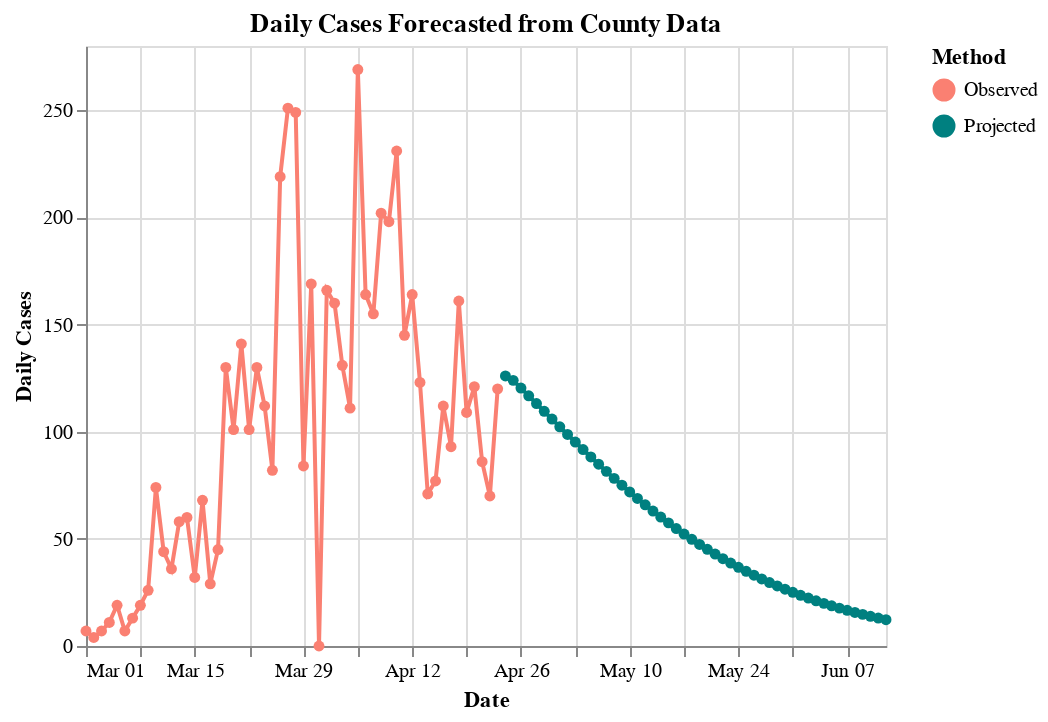

Notebook code cell kept with this figure:
### Code cell
DATE_FORMAT = "%b %d"
y_scale = alt.Scale(
#    domain = (0, 40),
#    clamp = True,
)

d = nyc.copy()

# Zero cases where we have forecast
d.cases.loc[d.fcst==1] = np.nan
# Zero infected where we have county
d.i.loc[d.fcst==0] = np.nan

# Rename columns
pcn = {
 'date':'Date',
 'ML':'R_t',
 'Low_75':'Low_75',
 'High_75':'High_75',
 'cases':'Observed',
 'smoothed':'SmoothedDailyCases',
 'fcst':'fcst',
 'prd_ets':'ETS',
 's':'Susceptible',
 'i':'Projected',
 'r':'Recovered'
}
d = d.rename(columns=pcn)

# 
x = dict(shorthand="Date:T", title="Date", axis=alt.Axis(format=(DATE_FORMAT)))
y = dict(shorthand="Fit:Q", title="Daily Cases", scale=y_scale)
plot_columns = ["Observed", "Projected"]
color = alt.Color("Method:N", 
                  scale=alt.Scale(domain=plot_columns,
                                  range=["salmon", "teal"]))

p1 = (
    alt.Chart(data = d, title = "Daily Cases Forecasted from County Data")
    .transform_fold(fold=plot_columns, as_=["Method", "Fit"])
    .encode(x=alt.X(**x), y=alt.Y(**y), color=color)
    .mark_line(point=True)
)

alt.vconcat(p1)

### Figure 1 — Vega-Lite specification as saved in the notebook (floating-point values rounded to 4 significant figures)
{"config": {"view": {"continuousWidth": 400, "continuousHeight": 300}}, "vconcat": [{"mark": {"type": "line", "point": true}, "encoding": {"color": {"type": "nominal", "field": "Method", "scale": {"domain": ["Observed", "Projected"], "range": ["salmon", "teal"]}}, "x": {"type": "temporal", "axis": {"format": "%b %d"}, "field": "Date", "title": "Date"}, "y": {"type": "quantitative", "field": "Fit", "scale": {}, "title": "Daily Cases"}}, "title": "Daily Cases Forecasted from County Data", "transform": [{"fold": ["Observed", "Projected"], "as": ["Method", "Fit"]}]}], "data": {"name": "data-16bf553728d9f4744d0cb8cbe55bbe1d"}, "$schema": "https://vega.github.io/schema/vega-lite/v4.8.1.json", "datasets": {"data-16bf553728d9f4744d0cb8cbe55bbe1d": [{"Date": "2020-03-01T00:00:00", "R_t": 3.0, "Low_75": 1.3, "High_75": 5.44, "Observed": 7.0, "SmoothedDailyCases": 6.0, "fcst": 0.0, "ETS": null, "Susceptible": null, "Projected": null, "Recovered": null}, {"Date": "2020-03-02T00:00:00", "R_t": 2.74, "Low_75": 1.35, "High_75": 4.31, "Observed": 4.0, "SmoothedDailyCases": 7.0, "fcst": 0.0, "ETS": null, "Susceptible": null, "Projected": null, "Recovered": null}, {"Date": "2020-03-03T00:00:00", "R_t": 2.57, "Low_75": 1.31, "High_75": 3.83, "Observed": 7.0, "SmoothedDailyCases": 8.0, "fcst": 0.0, "ETS": null, "Susceptible": null, "Projected": null, "Recovered": null}, {"Date": "2020-03-04T00:00:00", "R_t": 2.57, "Low_75": 1.42, "High_75": 3.71, "Observed": 11.0, "SmoothedDailyCases": 10.0, "fcst": 0.0, "ETS": null, "Susceptible": 2253000.0, "Projected": null, "Recovered": 0.0}, {"Date": "2020-03-05T00:00:00", "R_t": 2.52, "Low_75": 1.42, "High_75": 3.51, "Observed": 19.0, "SmoothedDailyCases": 12.0, "fcst": 0.0, "ETS": null, "Susceptible": 2253000.0, "Projected": null, "Recovered": 1.964}, {"Date": "2020-03-06T00:00:00", "R_t": 2.43, "Low_75": 1.41, "High_75": 3.33, "Observed": 7.0, "SmoothedDailyCases": 14.0, "fcst": 0.0, "ETS": null, "Susceptible": 2253000.0, "Projected": null, "Recovered": 4.149}, {"Date": "2020-03-07T00:00:00", "R_t": 2.67, "Low_75": 1.71, "High_75": 3.5, "Observed": 13.0, "SmoothedDailyCases": 20.0, "fcst": 0.0, "ETS": 2.681, "Susceptible": 2253000.0, "Projected": null, "Recovered": 6.578}, {"Date": "2020-03-08T00:00:00", "R_t": 2.79, "Low_75": 1.91, "High_75": 3.53, "Observed": 19.0, "SmoothedDailyCases": 27.0, "fcst": 0.0, "ETS": 2.516, "Susceptible": 2253000.0, "Projected": null, "Recovered": 9.272}, {"Date": "2020-03-09T00:00:00", "R_t": 2.74, "Low_75": 1.94, "High_75": 3.4, "Observed": 26.0, "SmoothedDailyCases": 34.0, "fcst": 0.0, "ETS": 2.699, "Susceptible": 2253000.0, "Projected": null, "Recovered": 12.24}, {"Date": "2020-03-10T00:00:00", "R_t": 2.66, "Low_75": 1.99, "High_75": 3.31, "Observed": 74.0, "SmoothedDailyCases": 42.0, "fcst": 0.0, "ETS": 2.672, "Susceptible": 2253000.0, "Projected": null, "Recovered": 15.56}, {"Date": "2020-03-11T00:00:00", "R_t": 2.41, "Low_75": 1.77, "High_75": 2.99, "Observed": 44.0, "SmoothedDailyCases": 47.0, "fcst": 0.0, "ETS": 2.604, "Susceptible": 2253000.0, "Projected": null, "Recovered": 19.31}, {"Date": "2020-03-12T00:00:00", "R_t": 2.11, "Low_75": 1.46, "High_75": 2.62, "Observed": 36.0, "SmoothedDailyCases": 49.0, "fcst": 0.0, "ETS": 2.343, "Susceptible": 2253000.0, "Projected": null, "Recovered": 23.52}, {"Date": "2020-03-13T00:00:00", "R_t": 1.9, "Low_75": 1.32, "High_75": 2.43, "Observed": 58.0, "SmoothedDailyCases": 51.0, "fcst": 0.0, "ETS": 2.029, "Susceptible": 2253000.0, "Projected": null, "Recovered": 28.24}, {"Date": "2020-03-14T00:00:00", "R_t": 1.61, "Low_75": 1.03, "High_75": 2.12, "Observed": 60.0, "SmoothedDailyCases": 49.0, "fcst": 0.0, "ETS": 1.82, "Susceptible": 2253000.0, "Projected": null, "Recovered": 33.42}, {"Date": "2020-03-15T00:00:00", "R_t": 1.44, "Low_75": 0.83, "High_75": 1.92, "Observed": 32.0, "SmoothedDailyCases": 48.0, "fcst": 0.0, "ETS": 1.522, "Susceptible": 2253000.0, "Projected": null, "Recovered": 39.02}, {"Date": "2020-03-16T00:00:00", "R_t": 1.5, "Low_75": 0.91, "High_75": 1.99, "Observed": 68.0, "SmoothedDailyCases": 53.0, "fcst": 0.0, "ETS": 1.36, "Susceptible": 2253000.0, "Projected": null, "Recovered": 44.98}, {"Date": "2020-03-17T00:00:00", "R_t": 1.59, "Low_75": 1.02, "High_75": 2.08, "Observed": 29.0, "SmoothedDailyCases": 60.0, "fcst": 0.0, "ETS": 1.452, "Susceptible": 2253000.0, "Projected": null, "Recovered": 51.2}, {"Date": "2020-03-18T00:00:00", "R_t": 1.84, "Low_75": 1.26, "High_75": 2.29, "Observed": 45.0, "SmoothedDailyCases": 74.0, "fcst": 0.0, "ETS": 1.568, "Susceptible": 2253000.0, "Projected": null, "Recovered": 57.61}, {"Date": "2020-03-19T00:00:00", "R_t": 2.0, "Low_75": 1.45, "High_75": 2.43, "Observed": 130.0, "SmoothedDailyCases": 90.0, "fcst": 0.0, "ETS": 1.854, "Susceptible": 2253000.0, "Projected": null, "Recovered": 64.25}, {"Date": "2020-03-20T00:00:00", "R_t": 2.01, "Low_75": 1.52, "High_75": 2.44, "Observed": 101.0, "SmoothedDailyCases": 104.0, "fcst": 0.0, "ETS": 2.028, "Susceptible": 2253000.0, "Projected": null, "Recovered": 71.18}, {"Date": "2020-03-21T00:00:00", "R_t": 1.88, "Low_75": 1.4, "High_75": 2.28, "Observed": 141.0, "SmoothedDailyCases": 114.0, "fcst": 0.0, "ETS": 2.03, "Susceptible": 2253000.0, "Projected": null, "Recovered": 78.51}, {"Date": "2020-03-22T00:00:00", "R_t": 1.62, "Low_75": 1.13, "High_75": 1.99, "Observed": 101.0, "SmoothedDailyCases": 116.0, "fcst": 0.0, "ETS": 1.879, "Susceptible": 2253000.0, "Projected": null, "Recovered": 86.38}, {"Date": "2020-03-23T00:00:00", "R_t": 1.49, "Low_75": 1.05, "High_75": 1.89, "Observed": 130.0, "SmoothedDailyCases": 120.0, "fcst": 0.0, "ETS": 1.589, "Susceptible": 2253000.0, "Projected": null, "Recovered": 94.8}, {"Date": "2020-03-24T00:00:00", "R_t": 1.59, "Low_75": 1.13, "High_75": 1.96, "Observed": 112.0, "SmoothedDailyCases": 134.0, "fcst": 0.0, "ETS": 1.454, "Susceptible": 2253000.0, "Projected": null, "Recovered": 103.8}, {"Date": "2020-03-25T00:00:00", "R_t": 1.75, "Low_75": 1.32, "High_75": 2.12, "Observed": 82.0, "SmoothedDailyCases": 155.0, "fcst": 0.0, "ETS": 1.577, "Susceptible": 2253000.0, "Projected": null, "Recovered": 113.1}, {"Date": "2020-03-26T00:00:00", "R_t": 1.75, "Low_75": 1.34, "High_75": 2.11, "Observed": 219.0, "SmoothedDailyCases": 173.0, "fcst": 0.0, "ETS": 1.76, "Susceptible": 2253000.0, "Projected": null, "Recovered": 122.8}, {"Date": "2020-03-27T00:00:00", "R_t": 1.64, "Low_75": 1.22, "High_75": 1.97, "Observed": 251.0, "SmoothedDailyCases": 185.0, "fcst": 0.0, "ETS": 1.757, "Susceptible": 2253000.0, "Projected": null, "Recovered": 132.9}, {"Date": "2020-03-28T00:00:00", "R_t": 1.23, "Low_75": 0.82, "High_75": 1.56, "Observed": 249.0, "SmoothedDailyCases": 174.0, "fcst": 0.0, "ETS": 1.632, "Susceptible": 2252000.0, "Projected": null, "Recovered": 143.5}, {"Date": "2020-03-29T00:00:00", "R_t": 0.9, "Low_75": 0.49, "High_75": 1.24, "Observed": 84.0, "SmoothedDailyCases": 158.0, "fcst": 0.0, "ETS": 1.177, "Susceptible": 2252000.0, "Projected": null, "Recovered": 154.7}, {"Date": "2020-03-30T00:00:00", "R_t": 0.58, "Low_75": 0.19, "High_75": 0.92, "Observed": 169.0, "SmoothedDailyCases": 136.0, "fcst": 0.0, "ETS": 0.8253, "Susceptible": 2252000.0, "Projected": null, "Recovered": 166.4}, {"Date": "2020-03-31T00:00:00", "R_t": 0.46, "Low_75": 0.07, "High_75": 0.78, "Observed": 0.0, "SmoothedDailyCases": 123.0, "fcst": 0.0, "ETS": 0.4918, "Susceptible": 2252000.0, "Projected": null, "Recovered": 178.3}, {"Date": "2020-04-01T00:00:00", "R_t": 0.54, "Low_75": 0.14, "High_75": 0.89, "Observed": 166.0, "SmoothedDailyCases": 119.0, "fcst": 0.0, "ETS": 0.3857, "Susceptible": 2252000.0, "Projected": null, "Recovered": 190.2}, {"Date": "2020-04-02T00:00:00", "R_t": 1.01, "Low_75": 0.56, "High_75": 1.4, "Observed": 160.0, "SmoothedDailyCases": 136.0, "fcst": 0.0, "ETS": 0.4985, "Susceptible": 2252000.0, "Projected": null, "Recovered": 201.6}, {"Date": "2020-04-03T00:00:00", "R_t": 1.24, "Low_75": 0.78, "High_75": 1.6, "Observed": 131.0, "SmoothedDailyCases": 149.0, "fcst": 0.0, "ETS": 1.036, "Susceptible": 2252000.0, "Projected": null, "Recovered": 212.7}, {"Date": "2020-04-04T00:00:00", "R_t": 1.42, "Low_75": 0.98, "High_75": 1.77, "Observed": 111.0, "SmoothedDailyCases": 165.0, "fcst": 0.0, "ETS": 1.285, "Susceptible": 2252000.0, "Projected": null, "Recovered": 223.3}, {"Date": "2020-04-05T00:00:00", "R_t": 1.38, "Low_75": 0.95, "High_75": 1.72, "Observed": 269.0, "SmoothedDailyCases": 173.0, "fcst": 0.0, "ETS": 1.471, "Susceptible": 2252000.0, "Projected": null, "Recovered": 234.0}, {"Date": "2020-04-06T00:00:00", "R_t": 1.34, "Low_75": 0.93, "High_75": 1.68, "Observed": 164.0, "SmoothedDailyCases": 180.0, "fcst": 0.0, "ETS": 1.411, "Susceptible": 2252000.0, "Projected": null, "Recovered": 244.8}, {"Date": "2020-04-07T00:00:00", "R_t": 1.34, "Low_75": 0.93, "High_75": 1.67, "Observed": 155.0, "SmoothedDailyCases": 189.0, "fcst": 0.0, "ETS": 1.356, "Susceptible": 2252000.0, "Projected": null, "Recovered": 256.0}, {"Date": "2020-04-08T00:00:00", "R_t": 1.25, "Low_75": 0.85, "High_75": 1.58, "Observed": 202.0, "SmoothedDailyCases": 192.0, "fcst": 0.0, "ETS": 1.351, "Susceptible": 2252000.0, "Projected": null, "Recovered": 267.5}, {"Date": "2020-04-09T00:00:00", "R_t": 1.09, "Low_75": 0.69, "High_75": 1.42, "Observed": 198.0, "SmoothedDailyCases": 188.0, "fcst": 0.0, "ETS": 1.247, "Susceptible": 2252000.0, "Projected": null, "Recovered": 279.3}, {"Date": "2020-04-10T00:00:00", "R_t": 0.99, "Low_75": 0.6, "High_75": 1.33, "Observed": 231.0, "SmoothedDailyCases": 183.0, "fcst": 0.0, "ETS": 1.069, "Susceptible": 2252000.0, "Projected": null, "Recovered": 291.3}, {"Date": "2020-04-11T00:00:00", "R_t": 0.77, "Low_75": 0.35, "High_75": 1.09, "Observed": 145.0, "SmoothedDailyCases": 168.0, "fcst": 0.0, "ETS": 0.9644, "Susceptible": 2252000.0, "Projected": null, "Recovered": 303.6}, {"Date": "2020-04-12T00:00:00", "R_t": 0.48, "Low_75": 0.09, "High_75": 0.78, "Observed": 164.0, "SmoothedDailyCases": 145.0, "fcst": 0.0, "ETS": 0.7269, "Susceptible": 2252000.0, "Projected": null, "Recovered": 315.9}, {"Date": "2020-04-13T00:00:00", "R_t": 0.3, "Low_75": 0.0, "High_75": 0.59, "Observed": 123.0, "SmoothedDailyCases": 125.0, "fcst": 0.0, "ETS": 0.4169, "Susceptible": 2252000.0, "Projected": null, "Recovered": 328.2}, {"Date": "2020-04-14T00:00:00", "R_t": 0.21, "Low_75": 0.0, "High_75": 0.51, "Observed": 71.0, "SmoothedDailyCases": 106.0, "fcst": 0.0, "ETS": 0.2359, "Susceptible": 2252000.0, "Projected": null, "Recovered": 340.4}, {"Date": "2020-04-15T00:00:00", "R_t": 0.36, "Low_75": 0.01, "High_75": 0.65, "Observed": 77.0, "SmoothedDailyCases": 103.0, "fcst": 0.0, "ETS": 0.1557, "Susceptible": 2252000.0, "Projected": null, "Recovered": 352.0}, {"Date": "2020-04-16T00:00:00", "R_t": 0.51, "Low_75": 0.1, "High_75": 0.85, "Observed": 112.0, "SmoothedDailyCases": 103.0, "fcst": 0.0, "ETS": 0.3403, "Susceptible": 2252000.0, "Projected": null, "Recovered": 363.1}, {"Date": "2020-04-17T00:00:00", "R_t": 0.79, "Low_75": 0.34, "High_75": 1.19, "Observed": 93.0, "SmoothedDailyCases": 110.0, "fcst": 0.0, "ETS": 0.5139, "Susceptible": 2252000.0, "Projected": null, "Recovered": 373.6}, {"Date": "2020-04-18T00:00:00", "R_t": 0.95, "Low_75": 0.48, "High_75": 1.35, "Observed": 161.0, "SmoothedDailyCases": 115.0, "fcst": 0.0, "ETS": 0.8252, "Susceptible": 2252000.0, "Projected": null, "Recovered": 383.6}, {"Date": "2020-04-19T00:00:00", "R_t": 0.94, "Low_75": 0.5, "High_75": 1.36, "Observed": 109.0, "SmoothedDailyCases": 114.0, "fcst": 0.0, "ETS": 0.9926, "Susceptible": 2252000.0, "Projected": null, "Recovered": 393.2}, {"Date": "2020-04-20T00:00:00", "R_t": 0.86, "Low_75": 0.38, "High_75": 1.24, "Observed": 121.0, "SmoothedDailyCases": 109.0, "fcst": 0.0, "ETS": 0.968, "Susceptible": 2252000.0, "Projected": null, "Recovered": 402.7}, {"Date": "2020-04-21T00:00:00", "R_t": 0.79, "Low_75": 0.31, "High_75": 1.17, "Observed": 86.0, "SmoothedDailyCases": 104.0, "fcst": 0.0, "ETS": 0.8699, "Susceptible": 2252000.0, "Projected": null, "Recovered": 412.2}, {"Date": "2020-04-22T00:00:00", "R_t": 0.72, "Low_75": 0.26, "High_75": 1.11, "Observed": 70.0, "SmoothedDailyCases": 98.0, "fcst": 0.0, "ETS": 0.7886, "Susceptible": 2252000.0, "Projected": null, "Recovered": 421.6}, {"Date": "2020-04-23T00:00:00", "R_t": 0.77, "Low_75": 0.3, "High_75": 1.17, "Observed": 120.0, "SmoothedDailyCases": 97.0, "fcst": 0.0, "ETS": 0.7109, "Susceptible": 2252000.0, "Projected": null, "Recovered": 430.9}, {"Date": "2020-04-24T00:00:00", "R_t": null, "Low_75": null, "High_75": null, "Observed": null, "SmoothedDailyCases": null, "fcst": 1.0, "ETS": 0.7696, "Susceptible": 2252000.0, "Projected": 126.0, "Recovered": 440.1}, {"Date": "2020-04-25T00:00:00", "R_t": null, "Low_75": null, "High_75": null, "Observed": null, "SmoothedDailyCases": null, "fcst": 1.0, "ETS": 0.7693, "Susceptible": 2252000.0, "Projected": 124.0, "Recovered": 449.1}, {"Date": "2020-04-26T00:00:00", "R_t": null, "Low_75": null, "High_75": null, "Observed": null, "SmoothedDailyCases": null, "fcst": 1.0, "ETS": 0.769, "Susceptible": 2252000.0, "Projected": 120.4, "Recovered": 458.0}, {"Date": "2020-04-27T00:00:00", "R_t": null, "Low_75": null, "High_75": null, "Observed": null, "SmoothedDailyCases": null, "fcst": 1.0, "ETS": 0.7688, "Susceptible": 2252000.0, "Projected": 116.8, "Recovered": 466.6}, {"Date": "2020-04-28T00:00:00", "R_t": null, "Low_75": null, "High_75": null, "Observed": null, "SmoothedDailyCases": null, "fcst": 1.0, "ETS": 0.7687, "Susceptible": 2252000.0, "Projected": 113.1, "Recovered": 474.9}, {"Date": "2020-04-29T00:00:00", "R_t": null, "Low_75": null, "High_75": null, "Observed": null, "SmoothedDailyCases": null, "fcst": 1.0, "ETS": 0.7685, "Susceptible": 2252000.0, "Projected": 109.5, "Recovered": 483.0}, {"Date": "2020-04-30T00:00:00", "R_t": null, "Low_75": null, "High_75": null, "Observed": null, "SmoothedDailyCases": null, "fcst": 1.0, "ETS": 0.7684, "Susceptible": 2252000.0, "Projected": 105.9, "Recovered": 490.8}, {"Date": "2020-05-01T00:00:00", "R_t": null, "Low_75": null, "High_75": null, "Observed": null, "SmoothedDailyCases": null, "fcst": 1.0, "ETS": 0.7683, "Susceptible": 2252000.0, "Projected": 102.3, "Recovered": 498.4}, {"Date": "2020-05-02T00:00:00", "R_t": null, "Low_75": null, "High_75": null, "Observed": null, "SmoothedDailyCases": null, "fcst": 1.0, "ETS": 0.7683, "Susceptible": 2252000.0, "Projected": 98.71, "Recovered": 505.7}, {"Date": "2020-05-03T00:00:00", "R_t": null, "Low_75": null, "High_75": null, "Observed": null, "SmoothedDailyCases": null, "fcst": 1.0, "ETS": 0.7682, "Susceptible": 2252000.0, "Projected": 95.17, "Recovered": 512.7}, {"Date": "2020-05-04T00:00:00", "R_t": null, "Low_75": null, "High_75": null, "Observed": null, "SmoothedDailyCases": null, "fcst": 1.0, "ETS": 0.7682, "Susceptible": 2252000.0, "Projected": 91.67, "Recovered": 519.5}, {"Date": "2020-05-05T00:00:00", "R_t": null, "Low_75": null, "High_75": null, "Observed": null, "SmoothedDailyCases": null, "fcst": 1.0, "ETS": 0.7681, "Susceptible": 2252000.0, "Projected": 88.23, "Recovered": 526.1}, {"Date": "2020-05-06T00:00:00", "R_t": null, "Low_75": null, "High_75": null, "Observed": null, "SmoothedDailyCases": null, "fcst": 1.0, "ETS": 0.7681, "Susceptible": 2252000.0, "Projected": 84.83, "Recovered": 532.4}, {"Date": "2020-05-07T00:00:00", "R_t": null, "Low_75": null, "High_75": null, "Observed": null, "SmoothedDailyCases": null, "fcst": 1.0, "ETS": 0.7681, "Susceptible": 2252000.0, "Projected": 81.5, "Recovered": 538.4}, {"Date": "2020-05-08T00:00:00", "R_t": null, "Low_75": null, "High_75": null, "Observed": null, "SmoothedDailyCases": null, "fcst": 1.0, "ETS": 0.7681, "Susceptible": 2252000.0, "Projected": 78.23, "Recovered": 544.3}, {"Date": "2020-05-09T00:00:00", "R_t": null, "Low_75": null, "High_75": null, "Observed": null, "SmoothedDailyCases": null, "fcst": 1.0, "ETS": 0.7681, "Susceptible": 2252000.0, "Projected": 75.03, "Recovered": 549.9}, {"Date": "2020-05-10T00:00:00", "R_t": null, "Low_75": null, "High_75": null, "Observed": null, "SmoothedDailyCases": null, "fcst": 1.0, "ETS": 0.768, "Susceptible": 2252000.0, "Projected": 71.91, "Recovered": 555.2}, {"Date": "2020-05-11T00:00:00", "R_t": null, "Low_75": null, "High_75": null, "Observed": null, "SmoothedDailyCases": null, "fcst": 1.0, "ETS": 0.768, "Susceptible": 2252000.0, "Projected": 68.86, "Recovered": 560.3}, {"Date": "2020-05-12T00:00:00", "R_t": null, "Low_75": null, "High_75": null, "Observed": null, "SmoothedDailyCases": null, "fcst": 1.0, "ETS": 0.768, "Susceptible": 2252000.0, "Projected": 65.89, "Recovered": 565.3}, {"Date": "2020-05-13T00:00:00", "R_t": null, "Low_75": null, "High_75": null, "Observed": null, "SmoothedDailyCases": null, "fcst": 1.0, "ETS": 0.768, "Susceptible": 2252000.0, "Projected": 63.0, "Recovered": 570.0}, {"Date": "2020-05-14T00:00:00", "R_t": null, "Low_75": null, "High_75": null, "Observed": null, "SmoothedDailyCases": null, "fcst": 1.0, "ETS": 0.768, "Susceptible": 2252000.0, "Projected": 60.19, "Recovered": 574.5}, {"Date": "2020-05-15T00:00:00", "R_t": null, "Low_75": null, "High_75": null, "Observed": null, "SmoothedDailyCases": null, "fcst": 1.0, "ETS": 0.768, "Susceptible": 2252000.0, "Projected": 57.46, "Recovered": 578.8}, {"Date": "2020-05-16T00:00:00", "R_t": null, "Low_75": null, "High_75": null, "Observed": null, "SmoothedDailyCases": null, "fcst": 1.0, "ETS": 0.768, "Susceptible": 2252000.0, "Projected": 54.82, "Recovered": 582.9}, {"Date": "2020-05-17T00:00:00", "R_t": null, "Low_75": null, "High_75": null, "Observed": null, "SmoothedDailyCases": null, "fcst": 1.0, "ETS": 0.768, "Susceptible": 2252000.0, "Projected": 52.26, "Recovered": 586.8}, {"Date": "2020-05-18T00:00:00", "R_t": null, "Low_75": null, "High_75": null, "Observed": null, "SmoothedDailyCases": null, "fcst": 1.0, "ETS": 0.768, "Susceptible": 2252000.0, "Projected": 49.79, "Recovered": 590.5}, {"Date": "2020-05-19T00:00:00", "R_t": null, "Low_75": null, "High_75": null, "Observed": null, "SmoothedDailyCases": null, "fcst": 1.0, "ETS": 0.768, "Susceptible": 2252000.0, "Projected": 47.41, "Recovered": 594.1}, {"Date": "2020-05-20T00:00:00", "R_t": null, "Low_75": null, "High_75": null, "Observed": null, "SmoothedDailyCases": null, "fcst": 1.0, "ETS": 0.768, "Susceptible": 2252000.0, "Projected": 45.11, "Recovered": 597.5}, {"Date": "2020-05-21T00:00:00", "R_t": null, "Low_75": null, "High_75": null, "Observed": null, "SmoothedDailyCases": null, "fcst": 1.0, "ETS": 0.768, "Susceptible": 2252000.0, "Projected": 42.89, "Recovered": 600.7}, {"Date": "2020-05-22T00:00:00", "R_t": null, "Low_75": null, "High_75": null, "Observed": null, "SmoothedDailyCases": null, "fcst": 1.0, "ETS": 0.768, "Susceptible": 2252000.0, "Projected": 40.75, "Recovered": 603.8}, {"Date": "2020-05-23T00:00:00", "R_t": null, "Low_75": null, "High_75": null, "Observed": null, "SmoothedDailyCases": null, "fcst": 1.0, "ETS": 0.768, "Susceptible": 2252000.0, "Projected": 38.7, "Recovered": 606.7}, {"Date": "2020-05-24T00:00:00", "R_t": null, "Low_75": null, "High_75": null, "Observed": null, "SmoothedDailyCases": null, "fcst": 1.0, "ETS": 0.768, "Susceptible": 2252000.0, "Projected": 36.73, "Recovered": 609.4}, {"Date": "2020-05-25T00:00:00", "R_t": null, "Low_75": null, "High_75": null, "Observed": null, "SmoothedDailyCases": null, "fcst": 1.0, "ETS": 0.768, "Susceptible": 2252000.0, "Projected": 34.84, "Recovered": 612.1}, {"Date": "2020-05-26T00:00:00", "R_t": null, "Low_75": null, "High_75": null, "Observed": null, "SmoothedDailyCases": null, "fcst": 1.0, "ETS": 0.768, "Susceptible": 2252000.0, "Projected": 33.02, "Recovered": 614.5}, {"Date": "2020-05-27T00:00:00", "R_t": null, "Low_75": null, "High_75": null, "Observed": null, "SmoothedDailyCases": null, "fcst": 1.0, "ETS": 0.768, "Susceptible": 2252000.0, "Projected": 31.28, "Recovered": 616.9}, {"Date": "2020-05-28T00:00:00", "R_t": null, "Low_75": null, "High_75": null, "Observed": null, "SmoothedDailyCases": null, "fcst": 1.0, "ETS": 0.768, "Susceptible": 2252000.0, "Projected": 29.62, "Recovered": 619.1}, {"Date": "2020-05-29T00:00:00", "R_t": null, "Low_75": null, "High_75": null, "Observed": null, "SmoothedDailyCases": null, "fcst": 1.0, "ETS": 0.768, "Susceptible": 2252000.0, "Projected": 28.03, "Recovered": 621.2}, {"Date": "2020-05-30T00:00:00", "R_t": null, "Low_75": null, "High_75": null, "Observed": null, "SmoothedDailyCases": null, "fcst": 1.0, "ETS": 0.768, "Susceptible": 2252000.0, "Projected": 26.51, "Recovered": 623.3}, {"Date": "2020-05-31T00:00:00", "R_t": null, "Low_75": null, "High_75": null, "Observed": null, "SmoothedDailyCases": null, "fcst": 1.0, "ETS": 0.768, "Susceptible": 2252000.0, "Projected": 25.06, "Recovered": 625.1}, {"Date": "2020-06-01T00:00:00", "R_t": null, "Low_75": null, "High_75": null, "Observed": null, "SmoothedDailyCases": null, "fcst": 1.0, "ETS": 0.768, "Susceptible": 2252000.0, "Projected": 23.67, "Recovered": 626.9}, {"Date": "2020-06-02T00:00:00", "R_t": null, "Low_75": null, "High_75": null, "Observed": null, "SmoothedDailyCases": null, "fcst": 1.0, "ETS": 0.768, "Susceptible": 2252000.0, "Projected": 22.35, "Recovered": 628.6}, {"Date": "2020-06-03T00:00:00", "R_t": null, "Low_75": null, "High_75": null, "Observed": null, "SmoothedDailyCases": null, "fcst": 1.0, "ETS": 0.768, "Susceptible": 2252000.0, "Projected": 21.1, "Recovered": 630.2}, {"Date": "2020-06-04T00:00:00", "R_t": null, "Low_75": null, "High_75": null, "Observed": null, "SmoothedDailyCases": null, "fcst": 1.0, "ETS": 0.768, "Susceptible": 2252000.0, "Projected": 19.9, "Recovered": 631.7}, {"Date": "2020-06-05T00:00:00", "R_t": null, "Low_75": null, "High_75": null, "Observed": null, "SmoothedDailyCases": null, "fcst": 1.0, "ETS": 0.768, "Susceptible": 2252000.0, "Projected": 18.76, "Recovered": 633.2}, {"Date": "2020-06-06T00:00:00", "R_t": null, "Low_75": null, "High_75": null, "Observed": null, "SmoothedDailyCases": null, "fcst": 1.0, "ETS": 0.768, "Susceptible": 2252000.0, "Projected": 17.68, "Recovered": 634.5}, {"Date": "2020-06-07T00:00:00", "R_t": null, "Low_75": null, "High_75": null, "Observed": null, "SmoothedDailyCases": null, "fcst": 1.0, "ETS": 0.768, "Susceptible": 2252000.0, "Projected": 16.65, "Recovered": 635.8}, {"Date": "2020-06-08T00:00:00", "R_t": null, "Low_75": null, "High_75": null, "Observed": null, "SmoothedDailyCases": null, "fcst": 1.0, "ETS": 0.768, "Susceptible": 2252000.0, "Projected": 15.68, "Recovered": 636.9}, {"Date": "2020-06-09T00:00:00", "R_t": null, "Low_75": null, "High_75": null, "Observed": null, "SmoothedDailyCases": null, "fcst": 1.0, "ETS": 0.768, "Susceptible": 2252000.0, "Projected": 14.75, "Recovered": 638.1}, {"Date": "2020-06-10T00:00:00", "R_t": null, "Low_75": null, "High_75": null, "Observed": null, "SmoothedDailyCases": null, "fcst": 1.0, "ETS": 0.768, "Susceptible": 2252000.0, "Projected": 13.88, "Recovered": 639.1}, {"Date": "2020-06-11T00:00:00", "R_t": null, "Low_75": null, "High_75": null, "Observed": null, "SmoothedDailyCases": null, "fcst": 1.0, "ETS": 0.768, "Susceptible": 2252000.0, "Projected": 13.04, "Recovered": 640.1}, {"Date": "2020-06-12T00:00:00", "R_t": null, "Low_75": null, "High_75": null, "Observed": null, "SmoothedDailyCases": null, "fcst": 1.0, "ETS": 0.768, "Susceptible": 2252000.0, "Projected": 12.26, "Recovered": 641.0}]}}
